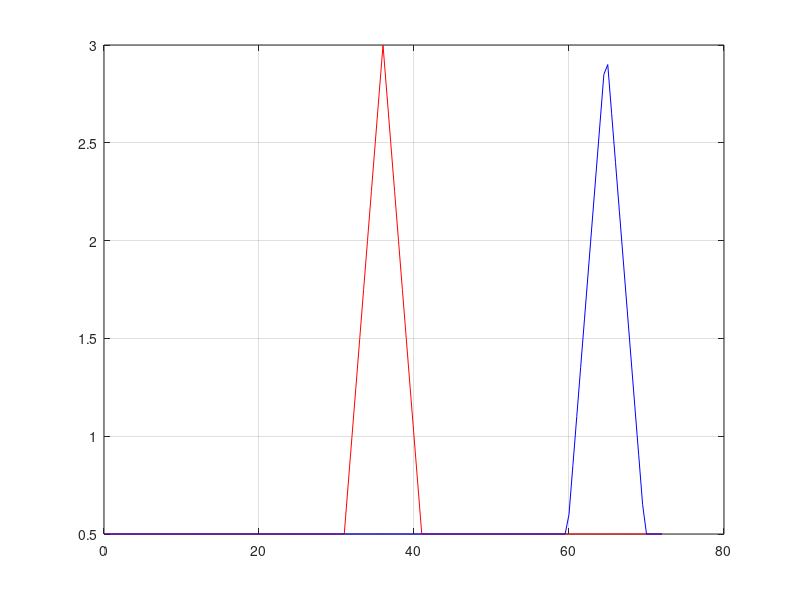

Write MATLAB code to recreate this figure.
Ps=input('enter the number of stator poles: ');
Pr=input('enter the number of rotor poles: ');
fprintf('The motor is %d /%d configuration\n',Ps,Pr);
E=360/((Ps/2)*Pr);
fprintf('The stroke angle is %0.1d \n',E);
fprintf('There are %d phases in the motor and their inductance profiles are displaced by %d degrees apart\n',Ps/2, E);
Bs=input('enter the stator pole arc angle in degrees:');
Br=input('Enter the rotor pole arc angle in degrees:');
Lu=0.5;
La=3;
Flp=abs(Ps-Pr);%angle for which the inductance is a flat top i.e at aligned position
Flc=((Ps/2)*E)-2*Bs-Flp;%angle for which the inductance is a valley i.e at unaligned position
ang=[-Flc/2 Flc/2 (Flc/2)+Bs (Flc/2)+Bs+Flp (Flc/2)+2*Bs+Flp ((Ps/2)*E)];
LA=[Lu Lu La La Lu Lu];
angle=0:0.5:((Ps/2)*E);
phaind=interp1(ang,LA,angle);
plot(angle,phaind,'r');
grid on;
hold on;
ang=E+ang;
LA=[Lu Lu La La Lu Lu];
angle=0:0.5:((Ps/2)*E);
phbind=interp1(ang,LA,angle);
plot(angle,phbind,'b');
grid on;
hold on;
